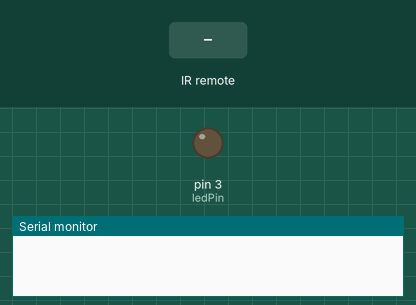
The sketch below on a simulated Arduino Uno, built with avr-gcc and run on an emulated ATmega328P. On the bench: output pins drawn as LEDs (lit = HIGH), the last lines printed to the serial monitor. The inputs (shaded band) are chosen by the test bench.

Above: at 1.2 s.
1.3 s: infrared code 0x10C8E11E received
At 2.3 s:
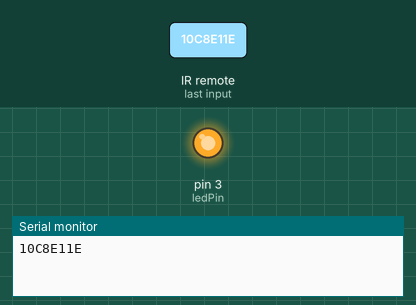
2.8 s: infrared code 0x10C831CE received
At 3.4 s:
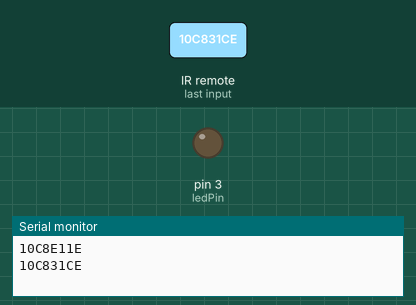
Timing chart, 0 to 5.8 s (numbered marks = the images above; inputs shaded):
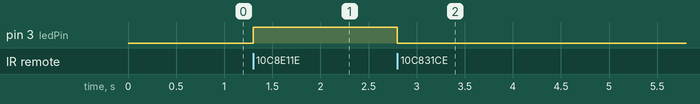

The sketch:

remote-control.ino
```cpp
/*
 *Controlling LED using remote control
 *By Peterson Yuhala
 *Version 1.0
 */

 /*HEXADECIMAL CODES OF MY REMOTE CONTROL
 MODE: 371A3C86
 OFF: A32AB931
 TIMER: E0984BB6
 SWING: 39D41DC6
 LIGHT: 4EA240AE
 ON/SPEED: 143226DB
 */


#include <IRremote.h> //Download this library
const int RECV_PIN = 11;//Broche signal du recepteur IR
const int ledPin = 3;//Put your LED here
IRrecv irrecv(RECV_PIN);//Cree un objet serial sur la broche signal. Cet objet va recevoir les messages serials envoyés
decode_results results;
boolean on=true;
void setup()
{
  Serial.begin(9600); //
  irrecv.enableIRIn(); // Start the receiver
  pinMode(ledPin,OUTPUT);
  digitalWrite(ledPin,LOW);// L'ampoule est eteint au debut
}
void loop() {
  if (irrecv.decode(&results)) {
    Serial.println(results.value, HEX);//Affiche la valeur HEX  du signal recu

    switch (results.value) {
      case 0x10C8E11E:
        digitalWrite(ledPin,HIGH);
      break;
      case 0x10C831CE:
        digitalWrite(ledPin,LOW);
      break;
      }


      irrecv.resume();
       }
  // Receive the next value

}
```

Measured:
- after the input at 1.3 s, pin 3 (ledPin): LOW → HIGH at once
- after the input at 2.8 s, pin 3 (ledPin): HIGH → LOW at once
